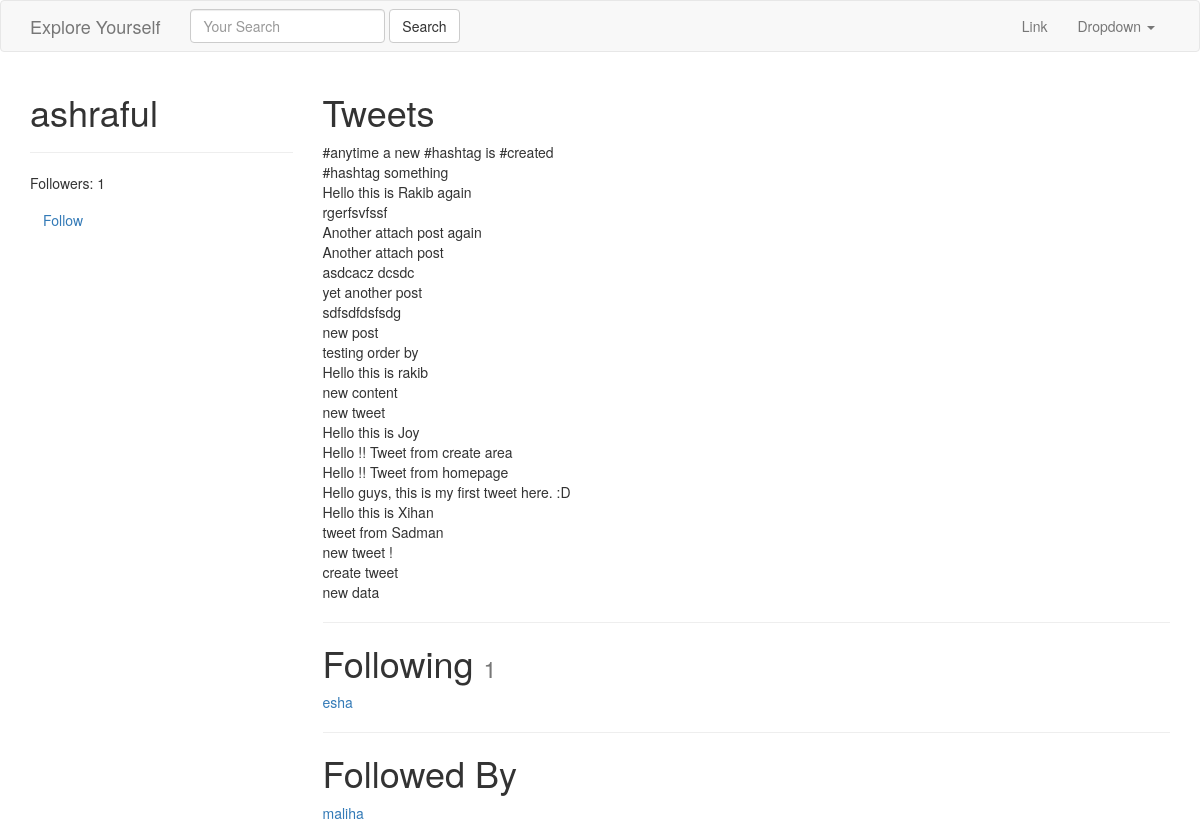
Before: /ashraful/ (signed in) with the older database file.
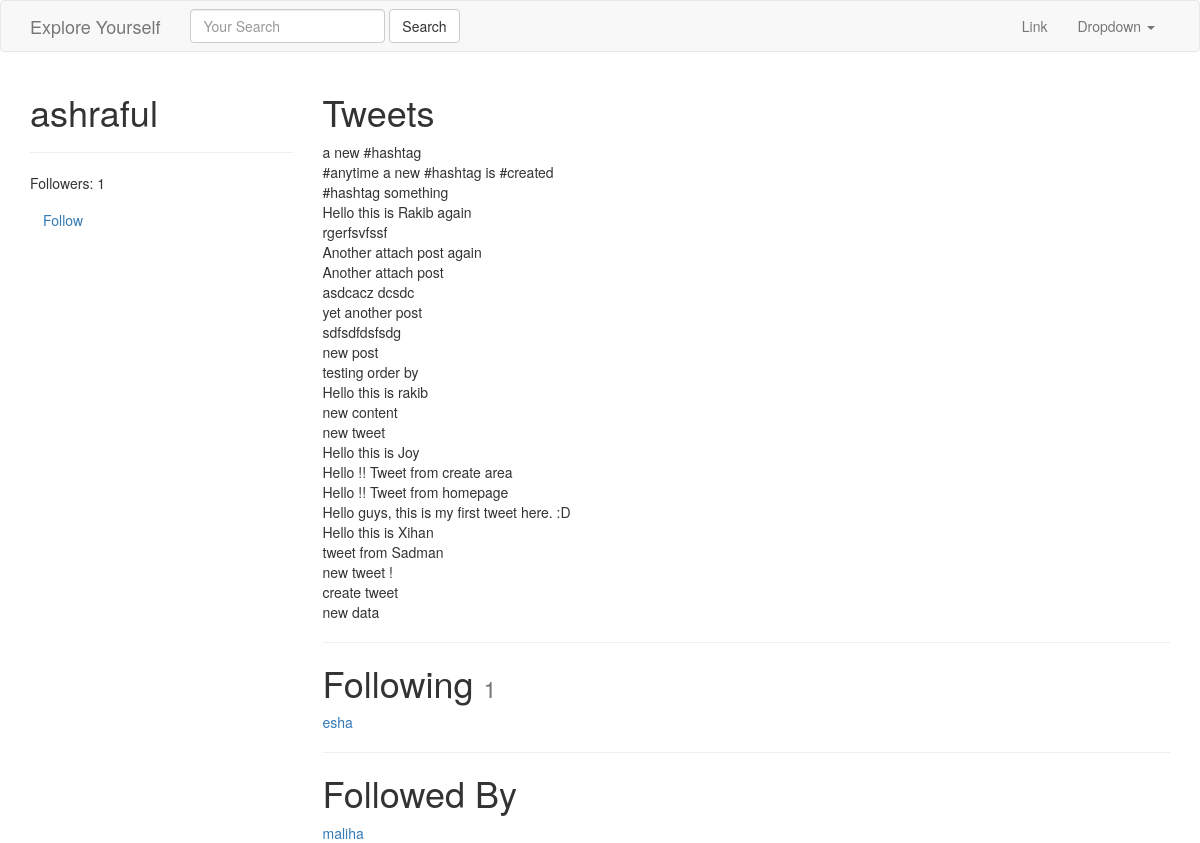
After: the same page with the newer database file.
### tweets/models.py (models this page shows, shortened)
class Tweet(models.Model):
	user = models.ForeignKey(settings.AUTH_USER_MODEL, on_delete = models.DO_NOTHING)
	content   = models.CharField(max_length=140, validators=[validate_content])
	updated   = models.DateTimeField(auto_now=True)
	timestamp = models.DateTimeField(auto_now_add=True)
	def __str__(self):
		return str(self.content)
	class Meta:
		ordering = ['-timestamp']

### accounts/models.py (models this page shows, shortened)
class UserProfile(models.Model):
    user        = models.OneToOneField(settings.AUTH_USER_MODEL, related_name='profile') # user.profile
    following   = models.ManyToManyField(settings.AUTH_USER_MODEL, blank=True, related_name='followed_by')
    objects = UserProfileManager() # UserProfile.objects.all()
    def get_following(self):
        users  = self.following.all() # User.objects.all().exclude(username=self.user.username)
        return users.exclude(username=self.user.username)
    def get_follow_url(self):
        return reverse_lazy("profiles:follow", kwargs={"username":self.user.username})

### accounts/views.py (the view)
# urls.py: url(r'^(?P<username>[\w.@+-]+)/$', UserDetailView.as_view(), name='detail'), #tweet/1/
class UserDetailView(DetailView):
    template_name = 'accounts/user_detail.html'
    queryset = User.objects.all()
    def get_object(self):
        return get_object_or_404(
                    User,
                    username__iexact=self.kwargs.get("username")
                    )
    def get_context_data(self, *args, **kwargs):
        context = super(UserDetailView, self).get_context_data(*args, **kwargs)
        following = UserProfile.objects.is_following(self.request.user, self.get_object())
        context['following'] = following
        return context

### accounts/models.py (called while the page is built)
    def all(self):
        qs = self.get_queryset().all()
        try:
            if self.instance:
                qs = qs.exclude(user=self.instance)
        except:
            pass
        return qs

    def is_following(self, user, followed_by_user):
        user_profile, created = UserProfile.objects.get_or_create(user=user)
        if created:
            return False
        if followed_by_user in user_profile.following.all():
            return True
        return False

### accounts/templates/accounts/user_detail.html
{% extends "base.html" %}
{% block content %}
<div class='row'>
    <div class='col-sm-3 col-xs-12'>
        <h1>{{ object.username }} </h1>
        <hr/>
        <p>Followers: {{ object.followed_by.all.count }}</p>
        <p>
            <a class='btn btn-link' href='{{ object.profile.get_follow_url }}'>
                    {% if following %}Unfollow{% else %}Follow{% endif %}
                </a>
        </p>
    </div>
    <div class='col-sm-9 col-xs-12'>
         <h1>Tweets</h1>
         {% for tweet in object.tweet_set.all %}
         {{ tweet }}<br/>
         {% endfor %}
         <hr/>
          <h1>Following <small>{{ object.profile.get_following.count }}</small></h1>
             {% for user in object.profile.get_following %}
             <a href='/{{ user.username }}'>{{ user.username }}</a><br/>
             {% empty %}
             <h4>Not following any users</h4>
             {% endfor %}
          <hr/>
          <h1>Followed By</h1>
             {% for profile in object.followed_by.all %}
             <a href='/{{ profile.user.username }}'>{{ profile.user.username }}</a><br/>
             {% empty %}
             <h4>Not followed by any users</h4>
             {% endfor %}
     </div>
</div>
{% endblock content %}

Changed rows visible on the page:
added Tweet: content "a new #hashtag"
